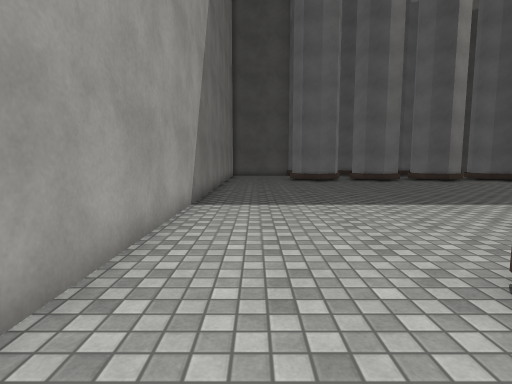
view 1 (above)

21 first-person views from a walk through a Unity game level. The camera is 1.3 m above the floor, tilts 6° down and sees 80° across. The floor is counted in squares, 1 m on a side. Each view is taken from the middle of a square. On the plan, view 1 faces up. The plan holds only what a view shows up to about 14 squares ahead; the rest is blank. The place goes on beyond the plan. Some surface patterns are stand-ins.

view 2
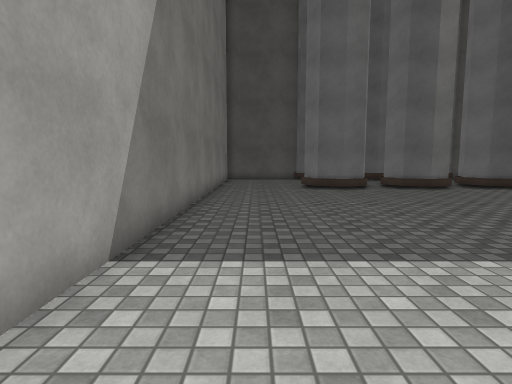

view 3
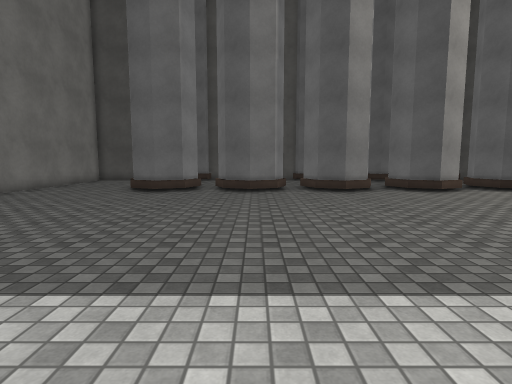

view 4
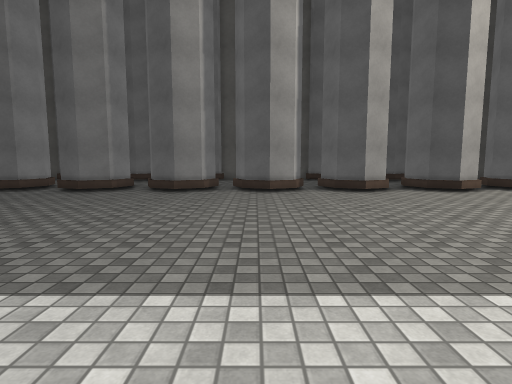

view 5
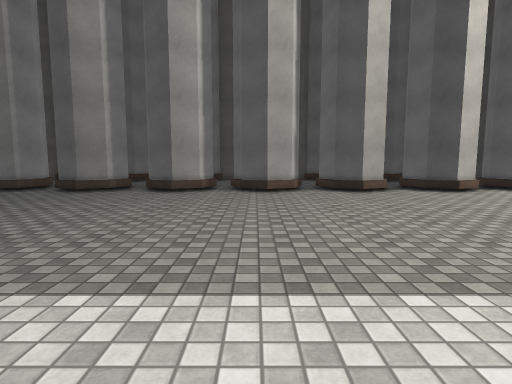

view 6
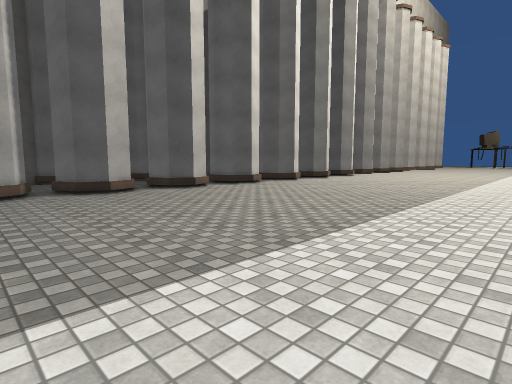

view 7
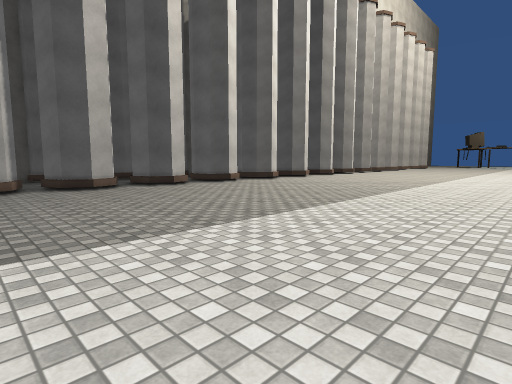

view 8
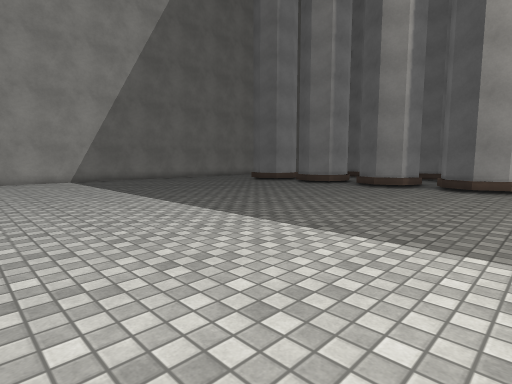

view 9
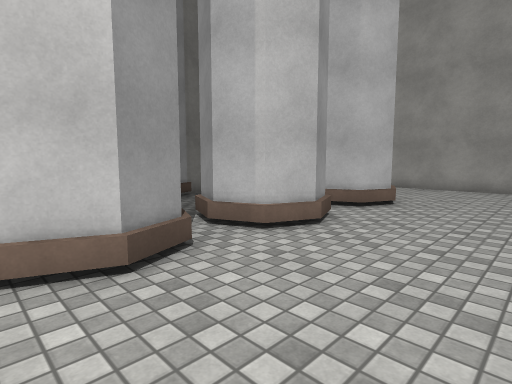

view 10
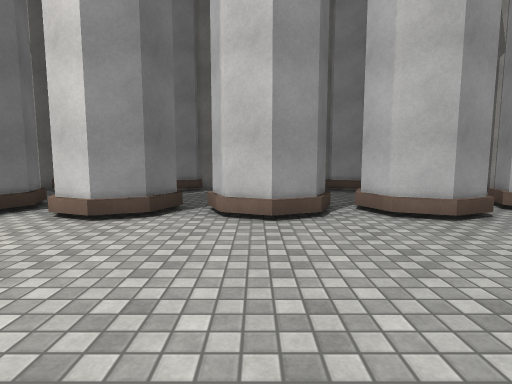

view 11
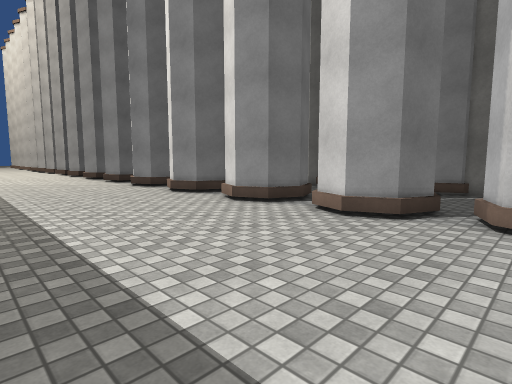

view 12
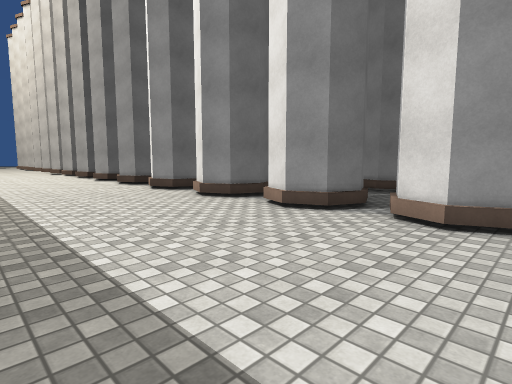

view 13
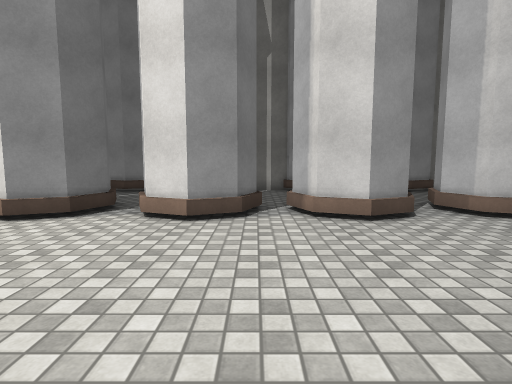

view 14
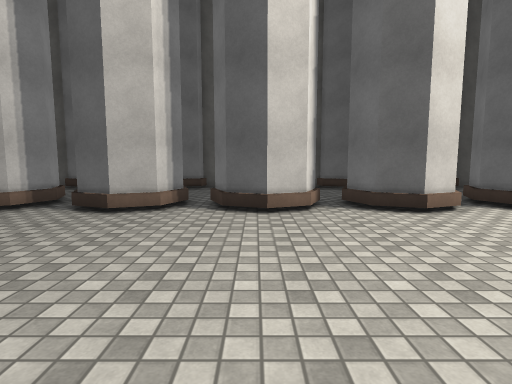

view 15
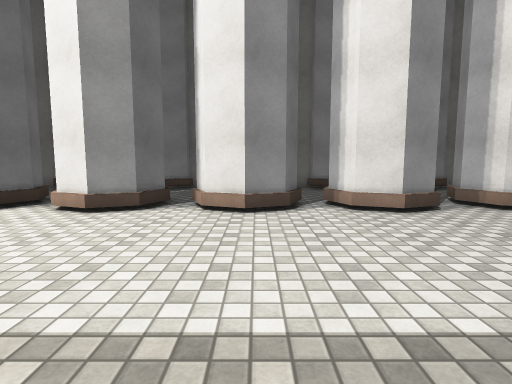

view 16
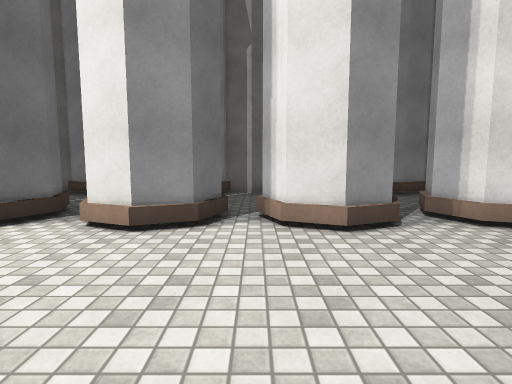

view 17
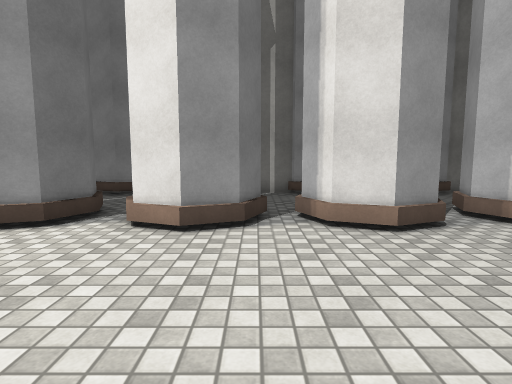

view 18
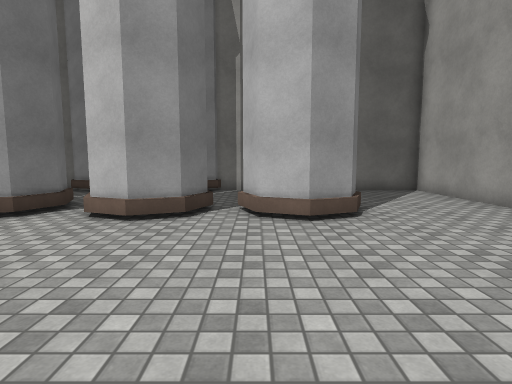

view 19
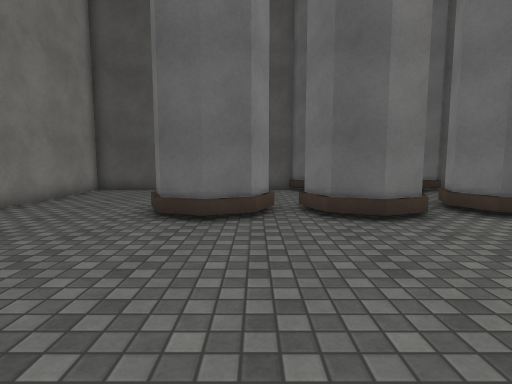

view 20
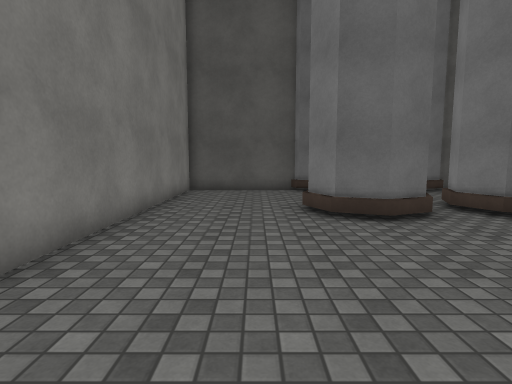

view 21
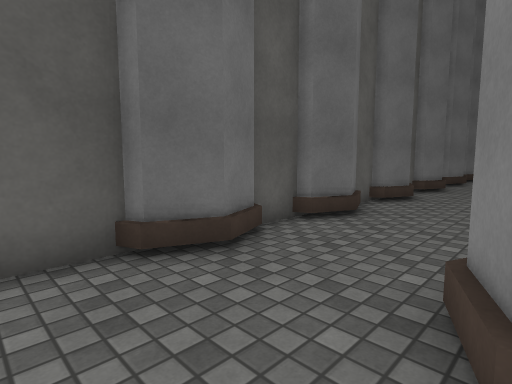

### Floor plan
Key: @ floor where view 1 was taken; # wall or solid block; x gap in a wall; . floor.
Columns run from 2 left of view 1 to 32 right of it. Each row starts with its distance up from view 1.
 25 ######################    #     ##
 24 #...................      ..    .
 23 #................          .    .
 22 #.............             .   ..
 21 #....## .#  .#        #.   .   .
 20 #....###x###x###x  ## #x#  x#  x#
 19 #....###.###.###.######.###.###.###
 18 #..................................
 17 #..................................
 16 #..................................
 15 #.................................
 14 #................................
 13 #.................................
 12 #..................................
 11 #..................................
 10 #..................................
  9 #..................................
  8 #..................................
  7 #..................................
  6 #..................................
  5 #..................................
  4 #..................................
  3 #....###.###.###.######.###.###.###
  2 #....###x###x# #x  ## #x#  x#  x#
  1 #....  #.  #.###.  ####.#  .#  .#
  0 #.@.    . .. .... ... ...  ..  ..
 -1 #...    . .. .. ..... .... ...  ..
 -2 #...    .... .. ..............  ...
 -3 #####   ###########################

Positions as (right, up) in squares from view 1, and headings:
1: (0, 0), facing up
2: (0, 5), facing up
3: (8, 6), facing up
4: (15, 6), facing up
5: (19, 6), facing up
6: (19, 6), facing up-right
7: (19, 4), facing up-right
8: (18, 4), facing up-left
9: (13, 7), facing down-left
10: (12, 10), facing down
11: (12, 10), facing down-right
12: (18, 10), facing down-right
13: (18, 10), facing down
14: (27, 11), facing up
15: (27, 11), facing down
16: (25, 9), facing down
17: (22, 9), facing down
18: (5, 10), facing down
19: (5, 12), facing up
20: (1, 12), facing up
21: (1, 21), facing up-right
